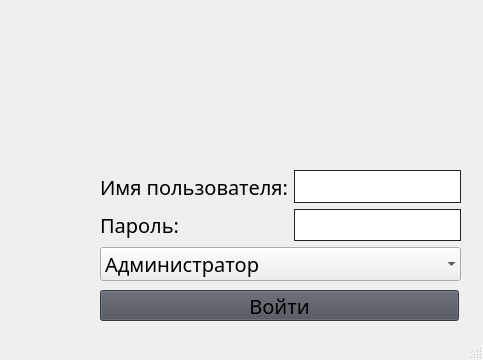
<?xml version="1.0" encoding="UTF-8"?>
<ui version="4.0">
 <class>MainWindow</class>
 <widget class="QMainWindow" name="MainWindow">
  <property name="geometry">
   <rect>
    <x>0</x>
    <y>0</y>
    <width>483</width>
    <height>360</height>
   </rect>
  </property>
  <property name="sizePolicy">
   <sizepolicy hsizetype="Preferred" vsizetype="Preferred">
    <horstretch>0</horstretch>
    <verstretch>0</verstretch>
   </sizepolicy>
  </property>
  <property name="font">
   <font>
    <family>American Typewriter</family>
    <bold>false</bold>
   </font>
  </property>
  <property name="windowTitle">
   <string>Журнал КМПО </string>
  </property>
  <property name="styleSheet">
   <string notr="true">background-color: rgb(54, 56, 54);
color: rgb(184, 199, 216);
role_comboBox::drop-down { border: 0px; }


</string>
  </property>
  <widget class="QWidget" name="centralwidget">
   <widget class="QLabel" name="label_4">
    <property name="geometry">
     <rect>
      <x>10</x>
      <y>10</y>
      <width>231</width>
      <height>131</height>
     </rect>
    </property>
    <property name="font">
     <font>
      <family>Party LET</family>
      <pointsize>15</pointsize>
      <bold>false</bold>
     </font>
    </property>
    <property name="text">
     <string/>
    </property>
    <property name="pixmap">
     <pixmap>../static/лого.png</pixmap>
    </property>
   </widget>
   <widget class="QWidget" name="layoutWidget">
    <property name="geometry">
     <rect>
      <x>100</x>
      <y>170</y>
      <width>361</width>
      <height>111</height>
     </rect>
    </property>
    <layout class="QGridLayout" name="gridLayout">
     <item row="1" column="2">
      <widget class="QLineEdit" name="password_lineEdit">
       <property name="sizePolicy">
        <sizepolicy hsizetype="Expanding" vsizetype="Preferred">
         <horstretch>0</horstretch>
         <verstretch>0</verstretch>
        </sizepolicy>
       </property>
       <property name="font">
        <font>
         <family>Party LET</family>
         <pointsize>15</pointsize>
         <bold>false</bold>
        </font>
       </property>
       <property name="styleSheet">
        <string notr="true">border: 1px solid rgb(35, 35, 35);;</string>
       </property>
       <property name="text">
        <string/>
       </property>
       <property name="echoMode">
        <enum>QLineEdit::Password</enum>
       </property>
      </widget>
     </item>
     <item row="1" column="0">
      <widget class="QLabel" name="label_2">
       <property name="font">
        <font>
         <family>Party LET</family>
         <pointsize>15</pointsize>
         <bold>false</bold>
        </font>
       </property>
       <property name="text">
        <string>Пароль:</string>
       </property>
      </widget>
     </item>
     <item row="0" column="0" colspan="2">
      <widget class="QLabel" name="label">
       <property name="font">
        <font>
         <family>Party LET</family>
         <pointsize>15</pointsize>
         <bold>false</bold>
        </font>
       </property>
       <property name="text">
        <string>Имя пользователя:</string>
       </property>
      </widget>
     </item>
     <item row="2" column="0" colspan="3">
      <widget class="QComboBox" name="role_comboBox">
       <property name="sizePolicy">
        <sizepolicy hsizetype="Preferred" vsizetype="Preferred">
         <horstretch>0</horstretch>
         <verstretch>0</verstretch>
        </sizepolicy>
       </property>
       <property name="font">
        <font>
         <family>Party LET</family>
         <pointsize>15</pointsize>
         <bold>false</bold>
        </font>
       </property>
       <property name="toolTipDuration">
        <number>-1</number>
       </property>
       <property name="styleSheet">
        <string notr="true">border: 1px solid rgb(35, 35, 35);
drop-down { border: 0px; }
</string>
       </property>
       <property name="inputMethodHints">
        <set>Qt::ImhUppercaseOnly</set>
       </property>
       <property name="currentIndex">
        <number>0</number>
       </property>
       <property name="sizeAdjustPolicy">
        <enum>QComboBox::AdjustToContentsOnFirstShow</enum>
       </property>
       <property name="frame">
        <bool>false</bool>
       </property>
       <item>
        <property name="text">
         <string>Администратор</string>
        </property>
       </item>
       <item>
        <property name="text">
         <string>Преподаватель</string>
        </property>
       </item>
       <item>
        <property name="text">
         <string>Студент</string>
        </property>
       </item>
      </widget>
     </item>
     <item row="0" column="2">
      <widget class="QLineEdit" name="login_lineEdit">
       <property name="sizePolicy">
        <sizepolicy hsizetype="Expanding" vsizetype="Preferred">
         <horstretch>0</horstretch>
         <verstretch>0</verstretch>
        </sizepolicy>
       </property>
       <property name="font">
        <font>
         <family>Times New Roman</family>
         <pointsize>15</pointsize>
         <bold>false</bold>
        </font>
       </property>
       <property name="styleSheet">
        <string notr="true">
    border: 1px solid rgb(35, 35, 35);</string>
       </property>
       <property name="inputMask">
        <string/>
       </property>
       <property name="text">
        <string/>
       </property>
       <property name="frame">
        <bool>true</bool>
       </property>
      </widget>
     </item>
    </layout>
   </widget>
   <widget class="QPushButton" name="sign_in_button">
    <property name="geometry">
     <rect>
      <x>100</x>
      <y>290</y>
      <width>359</width>
      <height>31</height>
     </rect>
    </property>
    <property name="sizePolicy">
     <sizepolicy hsizetype="Preferred" vsizetype="Preferred">
      <horstretch>0</horstretch>
      <verstretch>0</verstretch>
     </sizepolicy>
    </property>
    <property name="font">
     <font>
      <family>Party LET</family>
      <pointsize>15</pointsize>
      <bold>false</bold>
     </font>
    </property>
    <property name="styleSheet">
     <string notr="true">background-color: rgb(75, 80, 89);
</string>
    </property>
    <property name="text">
     <string>Войти</string>
    </property>
   </widget>
  </widget>
  <widget class="QStatusBar" name="statusbar"/>
 </widget>
 <resources/>
 <connections/>
</ui>
